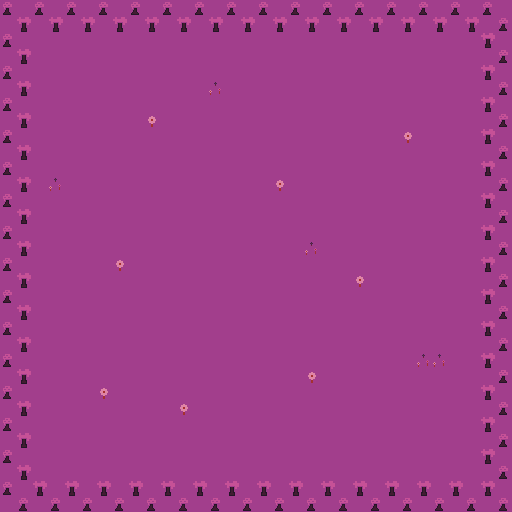

This is a level from a 2D game, rendered from its Tiled map with the project's own tilesets. A one-line summary and the map file follow, with tile-layer data summarised:
An orthogonal 32x32 tile map with 16x16 px tiles, 2 tile layers (Ground, TopGround), 2 hidden layers not drawn, 2 tilesets.

<map version="1.10" tiledversion="1.10.2" orientation="orthogonal" renderorder="right-down" width="32" height="32" tilewidth="16" tileheight="16" infinite="0" nextlayerid="7" nextobjectid="1">
 <tileset firstgid="1" source="../../StandardTileset.tsx" />
 <tileset firstgid="1025" source="Environment.tsx" />
 <layer id="5" name="Ground" width="32" height="32">
  <data>[1024 cells, 1024 non-empty, 1 distinct tile ids]</data>
 </layer>
 <layer id="6" name="TopGround" width="32" height="32">
  <data>[1024 cells, 133 non-empty, 4 distinct tile ids]</data>
 </layer>
 <layer id="1" name="GameplayLayer" width="32" height="32" visible="0" tintcolor="#ffffff">
  <data>[1024 cells, 134 non-empty, 2 distinct tile ids]</data>
 </layer>
 <layer id="2" name="EnemyWalkableTIleLayer" width="32" height="32" visible="0">
  <data>[1024 cells, 1024 non-empty, 1 distinct tile ids]</data>
 </layer>
</map>
